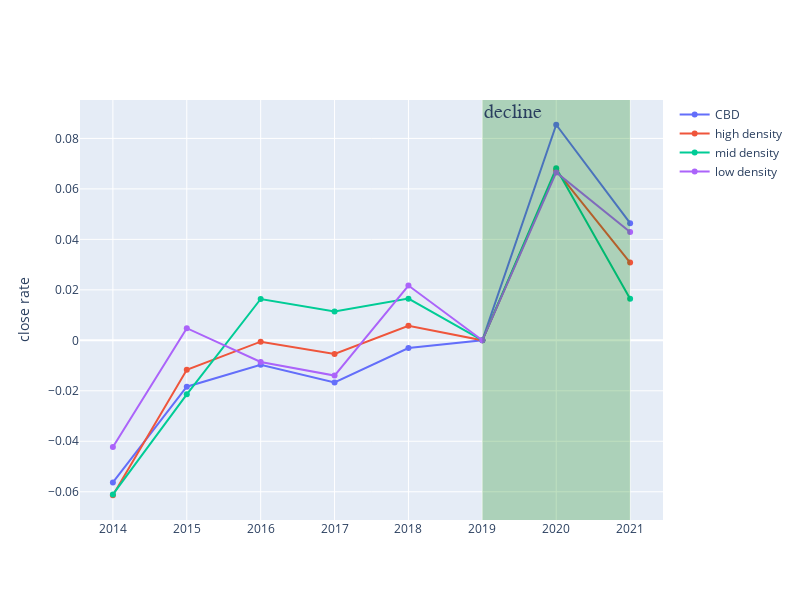

Source (notebook cell):
### Code cell
years=[y for y in y_l]
fig = go.Figure()
fig.add_trace(go.Scatter(x=years, y=cbd,
                    mode='lines+markers',
                    name='CBD'))
fig.add_trace(go.Scatter(x=years, y=high,
                    mode='lines+markers',
                    name='high density'))
fig.add_trace(go.Scatter(x=years, y=mid,
                    mode='lines+markers',
                    name='mid density'))
fig.add_trace(go.Scatter(x=years, y=low,
                    mode='lines+markers',
                    name='low density'))
fig.add_vrect(x0=2019, x1=2021, 
              annotation_text="decline", annotation_position="top left",
              annotation=dict(font_size=20, font_family="Times New Roman"),
              fillcolor="green", opacity=0.25, line_width=0)

fig.update_layout(
    autosize=False,
    width=800,
    height=600,yaxis_title='close rate')

fig.show()

### Figure 1 — Plotly figure (JSON) as saved in the notebook; plotly's stock layout.template omitted (floating-point values rounded to 4 significant figures)
{"data": [{"mode": "lines+markers", "name": "CBD", "type": "scatter", "x": [2014, 2015, 2016, 2017, 2018, 2019, 2020, 2021], "y": [-0.05629, -0.01839, -0.009698, -0.01671, -0.003077, 0, 0.08541, 0.04641]}, {"mode": "lines+markers", "name": "high density", "type": "scatter", "x": [2014, 2015, 2016, 2017, 2018, 2019, 2020, 2021], "y": [-0.06138, -0.01168, -0.0005431, -0.005414, 0.005794, 0, 0.06736, 0.03082]}, {"mode": "lines+markers", "name": "mid density", "type": "scatter", "x": [2014, 2015, 2016, 2017, 2018, 2019, 2020, 2021], "y": [-0.06105, -0.02139, 0.01638, 0.01138, 0.01652, 0, 0.06817, 0.0165]}, {"mode": "lines+markers", "name": "low density", "type": "scatter", "x": [2014, 2015, 2016, 2017, 2018, 2019, 2020, 2021], "y": [-0.0423, 0.004818, -0.008559, -0.01397, 0.02169, 0, 0.06654, 0.0429]}], "layout": {"annotations": [{"font": {"family": "Times New Roman", "size": 20}, "showarrow": false, "text": "decline", "x": 2019, "xanchor": "left", "xref": "x", "y": 1, "yanchor": "top", "yref": "y domain"}], "autosize": false, "height": 600, "shapes": [{"fillcolor": "green", "line": {"width": 0}, "opacity": 0.25, "type": "rect", "x0": 2019, "x1": 2021, "xref": "x", "y0": 0, "y1": 1, "yref": "y domain"}], "width": 800, "yaxis": {"title": {"text": "close rate"}}}}
